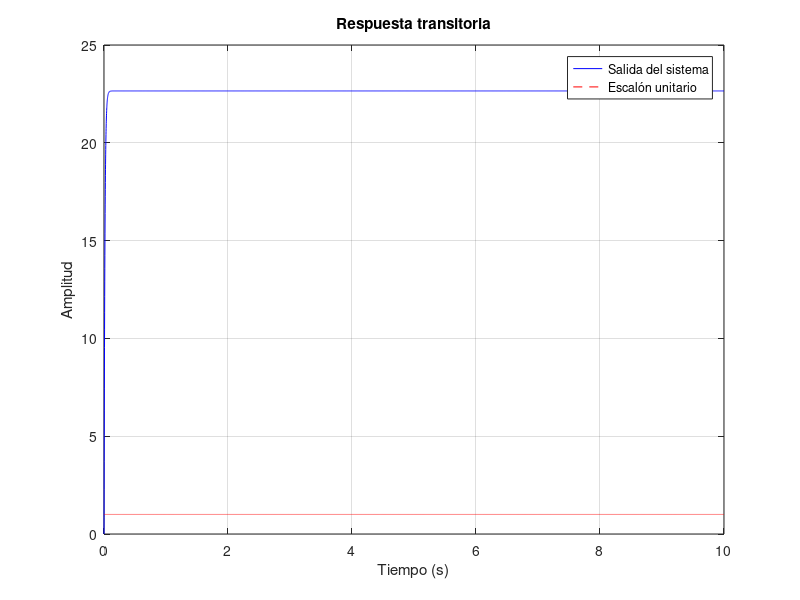

Write the MATLAB code that produced this figure.
Kt = 0.0436;
Kb = 0.0436;
Ra = 17;
L = 9.35e-3;
J = 1.6e-6;
b = 1.4e-6;

numerador = [Kt];
denominador = [J*L (J*Ra + L*b) (b*Ra + Kb*Kt)];

H = tf(numerador, denominador)

t = linspace(0,10,10000);    
u = ones(size(t));

y1 = lsim(H,u,t);
figure;
plot(t,y1,'b',t,u,'r--')
xlabel('Tiempo (s)')
ylabel('Amplitud')
title('Respuesta transitoria')
legend('Salida del sistema','Escalón unitario')
grid on